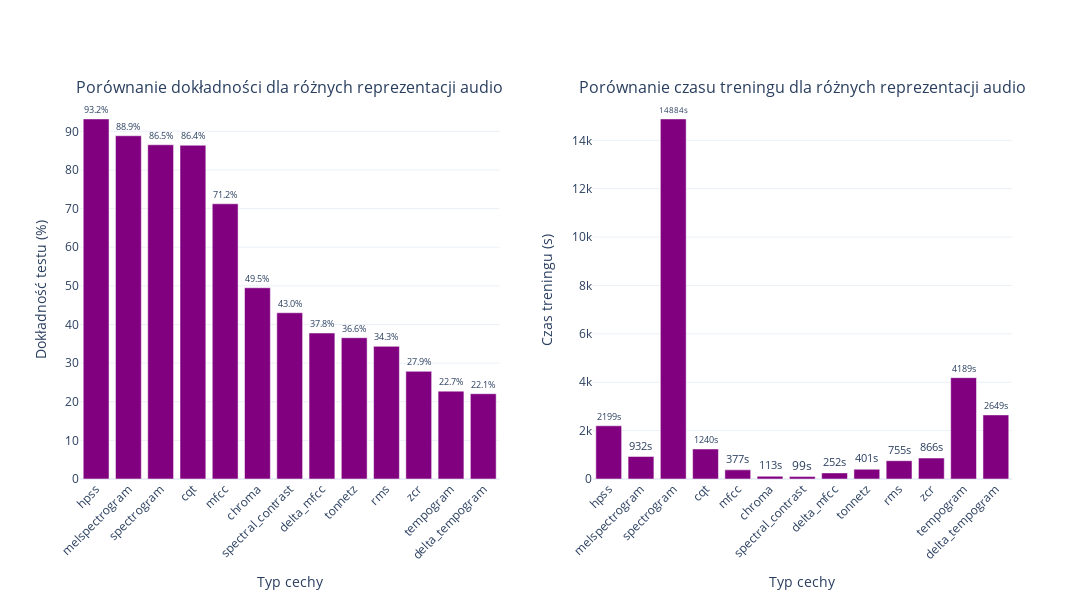
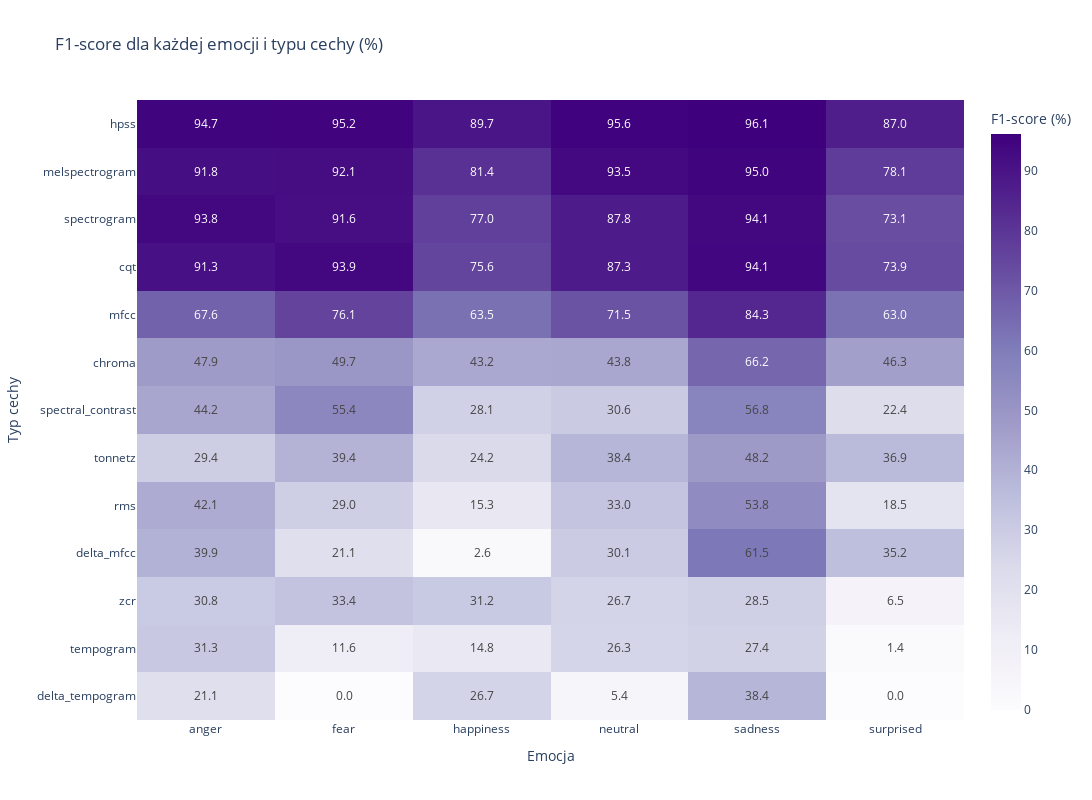
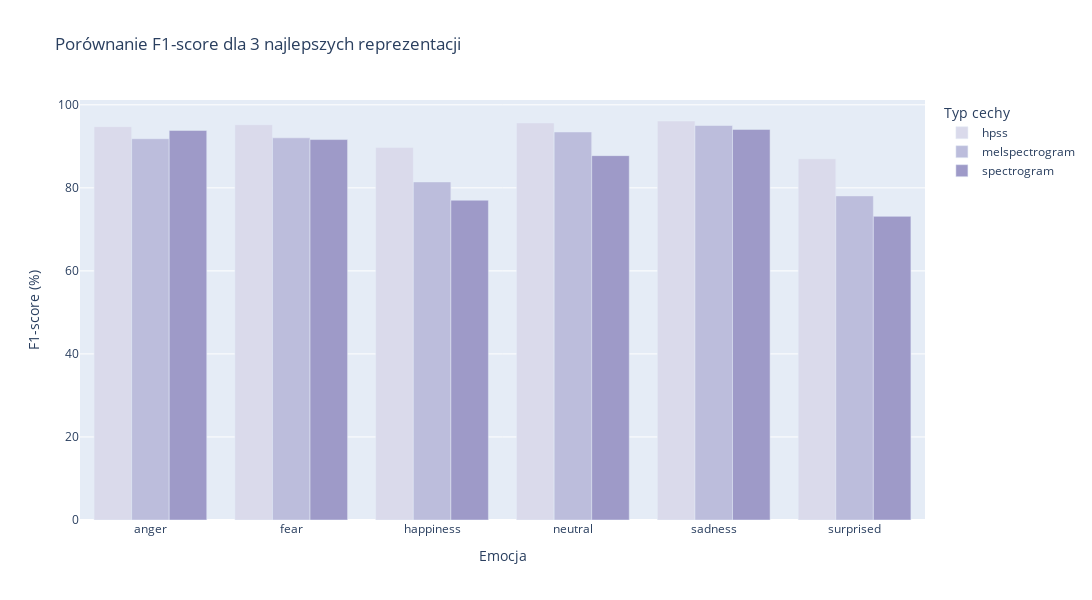
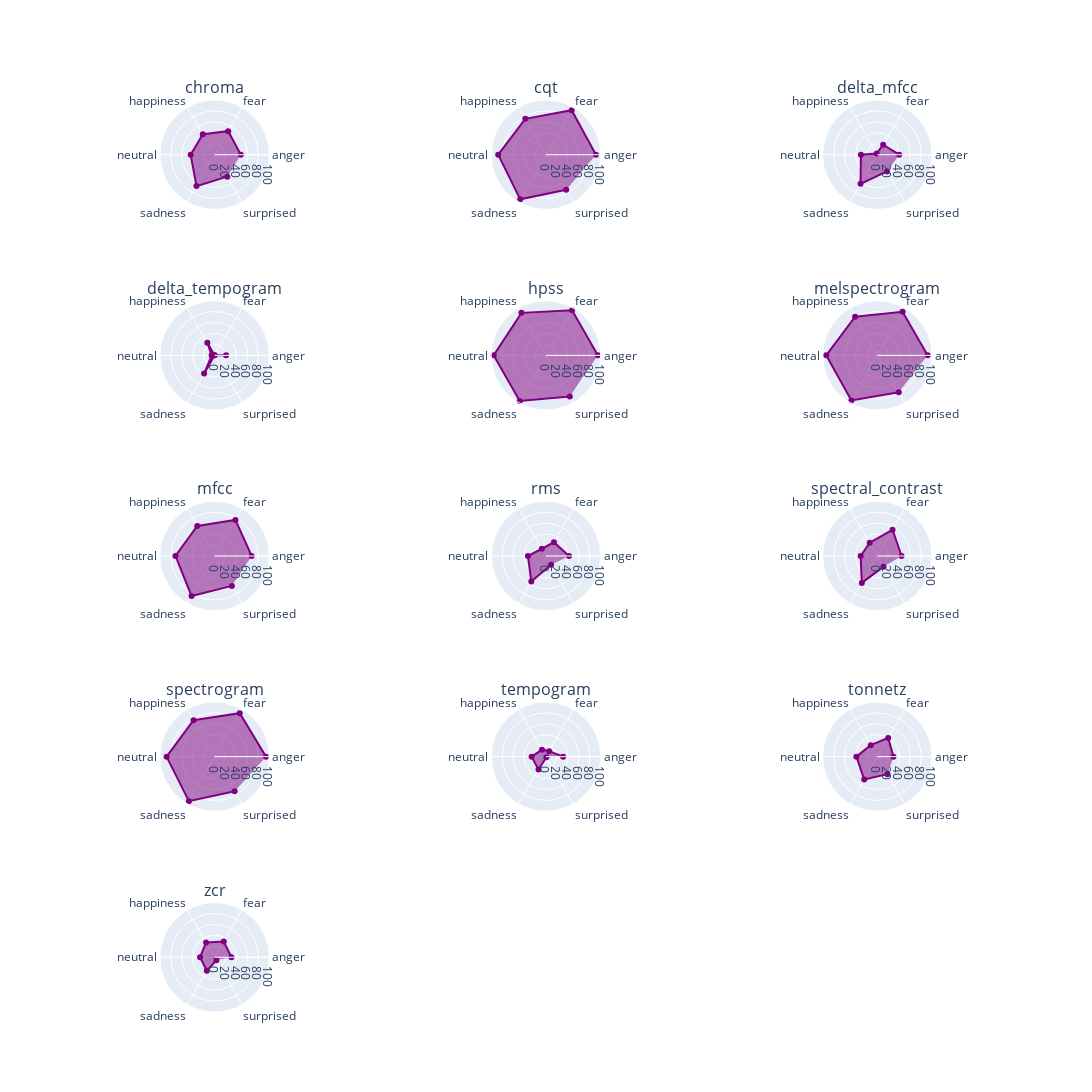

Source (notebook cell) for these figures, in order:
### Markdown cell above
## Generowanie Wizualizacji Wyników Analizy

 Funkcja `generate_all_visualizations` automatycznie generuje i zapisuje wizualizacje wyników analizy różnych cech audio. Funkcja wyszukuje katalog z wynikami, odczytuje dane dotyczące dokładności i emocji, sortuje wyniki według dokładności, zapisuje je do plików CSV oraz tworzy wykresy porównawcze i wizualizacje emocji, zapisując je w odpowiednich lokalizacjach.

### Code cell
def generate_all_visualizations():
    """Generuje i zapisuje wszystkie wizualizacje wyników analizy."""
    # Wyszukiwanie katalogu z wynikami
    base_dir = find_results_directory()
    if base_dir is None:
        return

    # Odczyt wyników z plików
    results_df = read_results_from_files(base_dir)
    emotions_df = read_emotion_results(base_dir)

    # Ustalenie katalogu do zapisu
    save_dir = base_dir

    # Przetwarzanie wyników dokładności
    if results_df is not None and not results_df.empty:
        # Sortowanie wyników według dokładności w porządku malejącym
        results_df = results_df.sort_values("Test Accuracy (%)", ascending=False)

        # Wyświetlenie DataFrame dla przeglądu wyników
        print(f"\nZnalezione wyniki dokładności:\n{results_df}")

        # Zapis wyników do pliku CSV
        csv_path = os.path.join(save_dir, "feature_comparison_summary_auto.csv")
        results_df.to_csv(csv_path, index=False)
        print(f"Zapisano wyniki dokładności do: {csv_path}")

        # Generowanie wykresu porównania dokładności
        combined_path = generate_accuracy_comparison_plot(results_df, save_dir)
        print(f"Zapisano wykres porównania dokładności do: {combined_path}")
    else:
        print("Brak danych dokładności do wygenerowania wykresów.")

    # Przetwarzanie wyników emocji
    if emotions_df is not None and not emotions_df.empty:
        # Zapis wyników emocji do pliku CSV
        emotions_csv_path = os.path.join(save_dir, "emotions_comparison_auto.csv")
        emotions_df.to_csv(emotions_csv_path, index=False)
        print(f"\nZapisano wyniki emocji do: {emotions_csv_path}")

        # Generowanie wizualizacji emocji
        emotion_paths = generate_emotion_visualizations(
            emotions_df, results_df, save_dir
        )
        print("\nWygenerowane wizualizacje emocji:")
        for name, path in emotion_paths.items():
            if path:
                print(f"- {name}: {path}")

        print("\nGenerowanie wszystkich wizualizacji zakończone pomyślnie.")
    else:
        print("Brak danych emocji do wygenerowania wykresów.")


# Uruchomienie generowania wszystkich wizualizacji
generate_all_visualizations()

### Figure 1 — Plotly figure (JSON) as saved in the notebook; plotly's stock layout.template omitted (floating-point values rounded to 4 significant figures)
{"data": [{"marker": {"color": "purple"}, "name": "Dokładność", "text": ["93.2%", "88.9%", "86.5%", "86.4%", "71.2%", "49.5%", "43.0%", "37.8%", "36.6%", "34.3%", "27.9%", "22.7%", "22.1%"], "textposition": "outside", "type": "bar", "x": ["hpss", "melspectrogram", "spectrogram", "cqt", "mfcc", "chroma", "spectral_contrast", "delta_mfcc", "tonnetz", "rms", "zcr", "tempogram", "delta_tempogram"], "xaxis": "x", "y": [93.2, 88.85, 86.51, 86.4, 71.24, 49.5, 43.03, 37.79, 36.57, 34.34, 27.87, 22.74, 22.07], "yaxis": "y"}, {"marker": {"color": "purple"}, "name": "Czas treningu", "text": ["2199s", "932s", "14884s", "1240s", "377s", "113s", "99s", "252s", "401s", "755s", "866s", "4189s", "2649s"], "textposition": "outside", "type": "bar", "x": ["hpss", "melspectrogram", "spectrogram", "cqt", "mfcc", "chroma", "spectral_contrast", "delta_mfcc", "tonnetz", "rms", "zcr", "tempogram", "delta_tempogram"], "xaxis": "x2", "y": [2199.0, 932.4, 14880.0, 1240.0, 377.7, 113.7, 99.53, 252.2, 401.7, 755.9, 866.0, 4189.0, 2649.0], "yaxis": "y2"}], "layout": {"annotations": [{"font": {"size": 16}, "showarrow": false, "text": "Porównanie dokładności dla różnych reprezentacji audio", "x": 0.225, "xanchor": "center", "xref": "paper", "y": 1, "yanchor": "bottom", "yref": "paper"}, {"font": {"size": 16}, "showarrow": false, "text": "Porównanie czasu treningu dla różnych reprezentacji audio", "x": 0.775, "xanchor": "center", "xref": "paper", "y": 1, "yanchor": "bottom", "yref": "paper"}], "height": 600, "showlegend": false, "width": 1200, "xaxis": {"anchor": "y", "domain": [0, 0.45], "tickangle": -45, "title": {"text": "Typ cechy"}}, "xaxis2": {"anchor": "y2", "domain": [0.55, 1], "tickangle": -45, "title": {"text": "Typ cechy"}}, "yaxis": {"anchor": "x", "domain": [0, 1], "title": {"text": "Dokładność testu (%)"}}, "yaxis2": {"anchor": "x2", "domain": [0, 1], "title": {"text": "Czas treningu (s)"}}}}

### Figure 2 — Plotly figure (JSON) as saved in the notebook; plotly's stock layout.template omitted (floating-point values rounded to 4 significant figures)
{"data": [{"coloraxis": "coloraxis", "hovertemplate": "Emotion: %{x}<br>Feature Type: %{y}<br>color: %{z}<extra></extra>", "name": "0", "texttemplate": "%{z:.1f}", "type": "heatmap", "x": ["anger", "fear", "happiness", "neutral", "sadness", "surprised"], "xaxis": "x", "y": ["hpss", "melspectrogram", "spectrogram", "cqt", "mfcc", "chroma", "spectral_contrast", "tonnetz", "rms", "delta_mfcc", "zcr", "tempogram", "delta_tempogram"], "yaxis": "y", "z": [[94.74, 95.21, 89.7, 95.62, 96.1, 86.99], [91.84, 92.05, 81.43, 93.46, 95.02, 78.07], [93.84, 91.64, 77.03, 87.76, 94.08, 73.13], [91.26, 93.88, 75.64, 87.35, 94.12, 73.86], [67.65, 76.07, 63.46, 71.52, 84.31, 63.04], [47.88, 49.67, 43.2, 43.8, 66.24, 46.29], [44.19, 55.37, 28.05, 30.6, 56.79, 22.43], [29.41, 39.44, 24.16, 38.44, 48.17, 36.93], [42.14, 28.97, 15.31, 33.03, 53.78, 18.52], [39.93, 21.05, 2.614, 30.08, 61.46, 35.19], [30.77, 33.42, 31.22, 26.67, 28.45, 6.452], [31.32, 11.59, 14.75, 26.3, 27.35, 1.449], [21.05, 0.0, 26.69, 5.405, 38.36, 0.0]]}], "layout": {"coloraxis": {"colorbar": {"title": {"text": "F1-score (%)"}}, "colorscale": [[0, "rgb(252,251,253)"], [0.125, "rgb(239,237,245)"], [0.25, "rgb(218,218,235)"], [0.375, "rgb(188,189,220)"], [0.5, "rgb(158,154,200)"], [0.625, "rgb(128,125,186)"], [0.75, "rgb(106,81,163)"], [0.875, "rgb(84,39,143)"], [1, "rgb(63,0,125)"]]}, "height": 800, "title": {"text": "F1-score dla każdej emocji i typu cechy (%)"}, "width": 1200, "xaxis": {"anchor": "y", "domain": [0, 1], "title": {"text": "Emocja"}}, "yaxis": {"anchor": "x", "autorange": "reversed", "domain": [0, 1], "title": {"text": "Typ cechy"}}}}

### Figure 3 — Plotly figure (JSON) as saved in the notebook; plotly's stock layout.template omitted (floating-point values rounded to 4 significant figures)
{"data": [{"alignmentgroup": "True", "hovertemplate": "Feature Type=hpss<br>Emotion=%{x}<br>F1-score=%{y}<extra></extra>", "legendgroup": "hpss", "marker": {"color": "rgb(218,218,235)", "pattern": {"shape": ""}}, "name": "hpss", "offsetgroup": "hpss", "orientation": "v", "showlegend": true, "textposition": "auto", "type": "bar", "x": ["anger", "fear", "happiness", "neutral", "sadness", "surprised"], "xaxis": "x", "y": [94.74, 95.21, 89.7, 95.62, 96.1, 86.99], "yaxis": "y"}, {"alignmentgroup": "True", "hovertemplate": "Feature Type=melspectrogram<br>Emotion=%{x}<br>F1-score=%{y}<extra></extra>", "legendgroup": "melspectrogram", "marker": {"color": "rgb(188,189,220)", "pattern": {"shape": ""}}, "name": "melspectrogram", "offsetgroup": "melspectrogram", "orientation": "v", "showlegend": true, "textposition": "auto", "type": "bar", "x": ["anger", "fear", "happiness", "neutral", "sadness", "surprised"], "xaxis": "x", "y": [91.84, 92.05, 81.43, 93.46, 95.02, 78.07], "yaxis": "y"}, {"alignmentgroup": "True", "hovertemplate": "Feature Type=spectrogram<br>Emotion=%{x}<br>F1-score=%{y}<extra></extra>", "legendgroup": "spectrogram", "marker": {"color": "rgb(158,154,200)", "pattern": {"shape": ""}}, "name": "spectrogram", "offsetgroup": "spectrogram", "orientation": "v", "showlegend": true, "textposition": "auto", "type": "bar", "x": ["anger", "fear", "happiness", "neutral", "sadness", "surprised"], "xaxis": "x", "y": [93.84, 91.64, 77.03, 87.76, 94.08, 73.13], "yaxis": "y"}], "layout": {"barmode": "group", "height": 600, "legend": {"title": {"text": "Typ cechy"}, "tracegroupgap": 0}, "title": {"text": "Porównanie F1-score dla 3 najlepszych reprezentacji"}, "width": 1200, "xaxis": {"anchor": "y", "domain": [0, 1], "title": {"text": "Emocja"}}, "yaxis": {"anchor": "x", "domain": [0, 1], "title": {"text": "F1-score (%)"}}}}

### Figure 4 — Plotly figure (JSON) as saved in the notebook; plotly's stock layout.template omitted (floating-point values rounded to 4 significant figures)
{"data": [{"fill": "toself", "line": {"color": "purple"}, "name": "chroma", "r": [47.88, 49.67, 43.2, 43.8, 66.24, 46.29], "subplot": "polar", "theta": ["anger", "fear", "happiness", "neutral", "sadness", "surprised"], "type": "scatterpolar"}, {"fill": "toself", "line": {"color": "purple"}, "name": "cqt", "r": [91.26, 93.88, 75.64, 87.35, 94.12, 73.86], "subplot": "polar2", "theta": ["anger", "fear", "happiness", "neutral", "sadness", "surprised"], "type": "scatterpolar"}, {"fill": "toself", "line": {"color": "purple"}, "name": "delta_mfcc", "r": [39.93, 21.05, 2.614, 30.08, 61.46, 35.19], "subplot": "polar3", "theta": ["anger", "fear", "happiness", "neutral", "sadness", "surprised"], "type": "scatterpolar"}, {"fill": "toself", "line": {"color": "purple"}, "name": "delta_tempogram", "r": [21.05, 0.0, 26.69, 5.405, 38.36, 0.0], "subplot": "polar4", "theta": ["anger", "fear", "happiness", "neutral", "sadness", "surprised"], "type": "scatterpolar"}, {"fill": "toself", "line": {"color": "purple"}, "name": "hpss", "r": [94.74, 95.21, 89.7, 95.62, 96.1, 86.99], "subplot": "polar5", "theta": ["anger", "fear", "happiness", "neutral", "sadness", "surprised"], "type": "scatterpolar"}, {"fill": "toself", "line": {"color": "purple"}, "name": "melspectrogram", "r": [91.84, 92.05, 81.43, 93.46, 95.02, 78.07], "subplot": "polar6", "theta": ["anger", "fear", "happiness", "neutral", "sadness", "surprised"], "type": "scatterpolar"}, {"fill": "toself", "line": {"color": "purple"}, "name": "mfcc", "r": [67.65, 76.07, 63.46, 71.52, 84.31, 63.04], "subplot": "polar7", "theta": ["anger", "fear", "happiness", "neutral", "sadness", "surprised"], "type": "scatterpolar"}, {"fill": "toself", "line": {"color": "purple"}, "name": "rms", "r": [42.14, 28.97, 15.31, 33.03, 53.78, 18.52], "subplot": "polar8", "theta": ["anger", "fear", "happiness", "neutral", "sadness", "surprised"], "type": "scatterpolar"}, {"fill": "toself", "line": {"color": "purple"}, "name": "spectral_contrast", "r": [44.19, 55.37, 28.05, 30.6, 56.79, 22.43], "subplot": "polar9", "theta": ["anger", "fear", "happiness", "neutral", "sadness", "surprised"], "type": "scatterpolar"}, {"fill": "toself", "line": {"color": "purple"}, "name": "spectrogram", "r": [93.84, 91.64, 77.03, 87.76, 94.08, 73.13], "subplot": "polar10", "theta": ["anger", "fear", "happiness", "neutral", "sadness", "surprised"], "type": "scatterpolar"}, {"fill": "toself", "line": {"color": "purple"}, "name": "tempogram", "r": [31.32, 11.59, 14.75, 26.3, 27.35, 1.449], "subplot": "polar11", "theta": ["anger", "fear", "happiness", "neutral", "sadness", "surprised"], "type": "scatterpolar"}, {"fill": "toself", "line": {"color": "purple"}, "name": "tonnetz", "r": [29.41, 39.44, 24.16, 38.44, 48.17, 36.93], "subplot": "polar12", "theta": ["anger", "fear", "happiness", "neutral", "sadness", "surprised"], "type": "scatterpolar"}, {"fill": "toself", "line": {"color": "purple"}, "name": "zcr", "r": [30.77, 33.42, 31.22, 26.67, 28.45, 6.452], "subplot": "polar13", "theta": ["anger", "fear", "happiness", "neutral", "sadness", "surprised"], "type": "scatterpolar"}], "layout": {"annotations": [{"font": {"size": 16}, "showarrow": false, "text": "chroma", "x": 0.1444, "xanchor": "center", "xref": "paper", "y": 1, "yanchor": "bottom", "yref": "paper"}, {"font": {"size": 16}, "showarrow": false, "text": "cqt", "x": 0.5, "xanchor": "center", "xref": "paper", "y": 1, "yanchor": "bottom", "yref": "paper"}, {"font": {"size": 16}, "showarrow": false, "text": "delta_mfcc", "x": 0.8556, "xanchor": "center", "xref": "paper", "y": 1, "yanchor": "bottom", "yref": "paper"}, {"font": {"size": 16}, "showarrow": false, "text": "delta_tempogram", "x": 0.1444, "xanchor": "center", "xref": "paper", "y": 0.78, "yanchor": "bottom", "yref": "paper"}, {"font": {"size": 16}, "showarrow": false, "text": "hpss", "x": 0.5, "xanchor": "center", "xref": "paper", "y": 0.78, "yanchor": "bottom", "yref": "paper"}, {"font": {"size": 16}, "showarrow": false, "text": "melspectrogram", "x": 0.8556, "xanchor": "center", "xref": "paper", "y": 0.78, "yanchor": "bottom", "yref": "paper"}, {"font": {"size": 16}, "showarrow": false, "text": "mfcc", "x": 0.1444, "xanchor": "center", "xref": "paper", "y": 0.56, "yanchor": "bottom", "yref": "paper"}, {"font": {"size": 16}, "showarrow": false, "text": "rms", "x": 0.5, "xanchor": "center", "xref": "paper", "y": 0.56, "yanchor": "bottom", "yref": "paper"}, {"font": {"size": 16}, "showarrow": false, "text": "spectral_contrast", "x": 0.8556, "xanchor": "center", "xref": "paper", "y": 0.56, "yanchor": "bottom", "yref": "paper"}, {"font": {"size": 16}, "showarrow": false, "text": "spectrogram", "x": 0.1444, "xanchor": "center", "xref": "paper", "y": 0.34, "yanchor": "bottom", "yref": "paper"}, {"font": {"size": 16}, "showarrow": false, "text": "tempogram", "x": 0.5, "xanchor": "center", "xref": "paper", "y": 0.34, "yanchor": "bottom", "yref": "paper"}, {"font": {"size": 16}, "showarrow": false, "text": "tonnetz", "x": 0.8556, "xanchor": "center", "xref": "paper", "y": 0.34, "yanchor": "bottom", "yref": "paper"}, {"font": {"size": 16}, "showarrow": false, "text": "zcr", "x": 0.1444, "xanchor": "center", "xref": "paper", "y": 0.12, "yanchor": "bottom", "yref": "paper"}], "height": 1900, "polar": {"domain": {"x": [0, 0.2889], "y": [0.88, 1]}, "radialaxis": {"range": [0, 100], "visible": true}}, "polar10": {"domain": {"x": [0, 0.2889], "y": [0.22, 0.34]}, "radialaxis": {"range": [0, 100], "visible": true}}, "polar11": {"domain": {"x": [0.3556, 0.6444], "y": [0.22, 0.34]}, "radialaxis": {"range": [0, 100], "visible": true}}, "polar12": {"domain": {"x": [0.7111, 1], "y": [0.22, 0.34]}, "radialaxis": {"range": [0, 100], "visible": true}}, "polar13": {"domain": {"x": [0, 0.2889], "y": [0, 0.12]}, "radialaxis": {"range": [0, 100], "visible": true}}, "polar14": {"domain": {"x": [0.3556, 0.6444], "y": [0, 0.12]}}, "polar15": {"domain": {"x": [0.7111, 1], "y": [0, 0.12]}}, "polar2": {"domain": {"x": [0.3556, 0.6444], "y": [0.88, 1]}, "radialaxis": {"range": [0, 100], "visible": true}}, "polar3": {"domain": {"x": [0.7111, 1], "y": [0.88, 1]}, "radialaxis": {"range": [0, 100], "visible": true}}, "polar4": {"domain": {"x": [0, 0.2889], "y": [0.66, 0.78]}, "radialaxis": {"range": [0, 100], "visible": true}}, "polar5": {"domain": {"x": [0.3556, 0.6444], "y": [0.66, 0.78]}, "radialaxis": {"range": [0, 100], "visible": true}}, "polar6": {"domain": {"x": [0.7111, 1], "y": [0.66, 0.78]}, "radialaxis": {"range": [0, 100], "visible": true}}, "polar7": {"domain": {"x": [0, 0.2889], "y": [0.44, 0.56]}, "radialaxis": {"range": [0, 100], "visible": true}}, "polar8": {"domain": {"x": [0.3556, 0.6444], "y": [0.44, 0.56]}, "radialaxis": {"range": [0, 100], "visible": true}}, "polar9": {"domain": {"x": [0.7111, 1], "y": [0.44, 0.56]}, "radialaxis": {"range": [0, 100], "visible": true}}, "showlegend": false, "width": 1200}}
